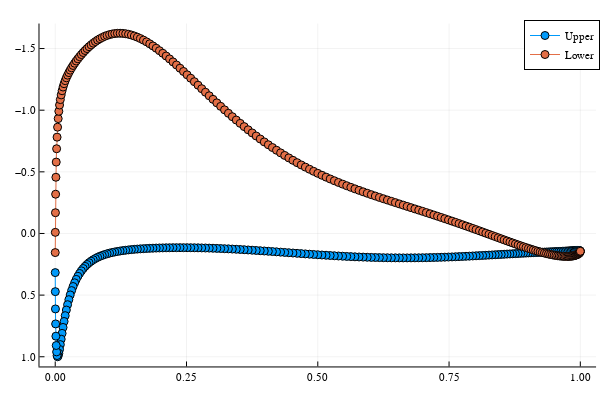

Notebook code for this chart:
### Code cell
upper_panels, lower_panels = split_panels(panels)
plot([ (first ∘ collocation_point)(panel) for panel in upper_panels ], [ panel.cp for panel in upper_panels ], 
     label = "Upper", markershape = :circle)
plot!([ (first ∘ collocation_point)(panel) for panel in lower_panels ], [ panel.cp for panel in lower_panels ], 
      label = "Lower", markershape = :circle, yaxis = (:flip))

### Figure 1 — Plotly figure (JSON) as saved in the notebook; plotly's stock layout.template omitted (floating-point values rounded to 4 significant figures; data arrays with more than 128 entries replaced by an {"elided": "..."} marker saying what was removed)
{"data": [{"colorbar": {"title": ""}, "legendgroup": "Upper", "line": {"color": "rgba(0, 154, 250, 1.000)", "dash": "solid", "shape": "linear", "width": 1}, "marker": {"color": "rgba(0, 154, 250, 1.000)", "line": {"color": "rgba(0, 0, 0, 1.000)", "width": 1}, "size": 8, "symbol": "circle"}, "mode": "lines+markers", "name": "Upper", "showlegend": true, "type": "scatter", "x": {"elided": "199 float values"}, "xaxis": "x", "y": {"elided": "199 float values"}, "yaxis": "y", "zmax": null, "zmin": null}, {"colorbar": {"title": ""}, "legendgroup": "Lower", "line": {"color": "rgba(227, 111, 71, 1.000)", "dash": "solid", "shape": "linear", "width": 1}, "marker": {"color": "rgba(227, 111, 71, 1.000)", "line": {"color": "rgba(0, 0, 0, 1.000)", "width": 1}, "size": 8, "symbol": "circle"}, "mode": "lines+markers", "name": "Lower", "showlegend": true, "type": "scatter", "x": {"elided": "199 float values"}, "xaxis": "x", "y": {"elided": "199 float values"}, "yaxis": "y", "zmax": null, "zmin": null}], "layout": {"annotations": [], "height": 400, "legend": {"bgcolor": "rgba(255, 255, 255, 1.000)", "bordercolor": "rgba(0, 0, 0, 1.000)", "borderwidth": 1, "font": {"color": "rgba(0, 0, 0, 1.000)", "family": "sans-serif", "size": 11}, "tracegroupgap": 0, "traceorder": "normal", "x": 1, "xanchor": "auto", "y": 1, "yanchor": "auto"}, "margin": {"b": 20, "l": 0, "r": 0, "t": 20}, "paper_bgcolor": "rgba(255, 255, 255, 1.000)", "plot_bgcolor": "rgba(255, 255, 255, 1.000)", "showlegend": true, "width": 600, "xaxis": {"anchor": "y", "domain": [0.06582, 0.9934], "gridcolor": "rgba(0, 0, 0, 0.100)", "gridwidth": 0.5, "linecolor": "rgba(0, 0, 0, 1.000)", "mirror": false, "range": [-0.02997, 1.03], "showgrid": true, "showline": true, "showticklabels": true, "tickangle": 0, "tickcolor": "rgb(0, 0, 0)", "tickfont": {"color": "rgba(0, 0, 0, 1.000)", "family": "sans-serif", "size": 11}, "tickmode": "array", "ticks": "inside", "ticktext": ["0.00", "0.25", "0.50", "0.75", "1.00"], "tickvals": [0, 0.25, 0.5, 0.75, 1], "title": "", "titlefont": {"color": "rgba(0, 0, 0, 1.000)", "family": "sans-serif", "size": 15}, "type": "-", "visible": true, "zeroline": false, "zerolinecolor": "rgba(0, 0, 0, 1.000)"}, "yaxis": {"anchor": "x", "domain": [0.03762, 0.9902], "gridcolor": "rgba(0, 0, 0, 0.100)", "gridwidth": 0.5, "linecolor": "rgba(0, 0, 0, 1.000)", "mirror": false, "range": [1.079, -1.703], "showgrid": true, "showline": true, "showticklabels": true, "tickangle": 0, "tickcolor": "rgb(0, 0, 0)", "tickfont": {"color": "rgba(0, 0, 0, 1.000)", "family": "sans-serif", "size": 11}, "tickmode": "array", "ticks": "inside", "ticktext": ["−1.5", "−1.0", "−0.5", "0.0", "0.5", "1.0"], "tickvals": [-1.5, -1, -0.5, 0, 0.5, 1], "title": "", "titlefont": {"color": "rgba(0, 0, 0, 1.000)", "family": "sans-serif", "size": 15}, "type": "-", "visible": true, "zeroline": false, "zerolinecolor": "rgba(0, 0, 0, 1.000)"}}}
